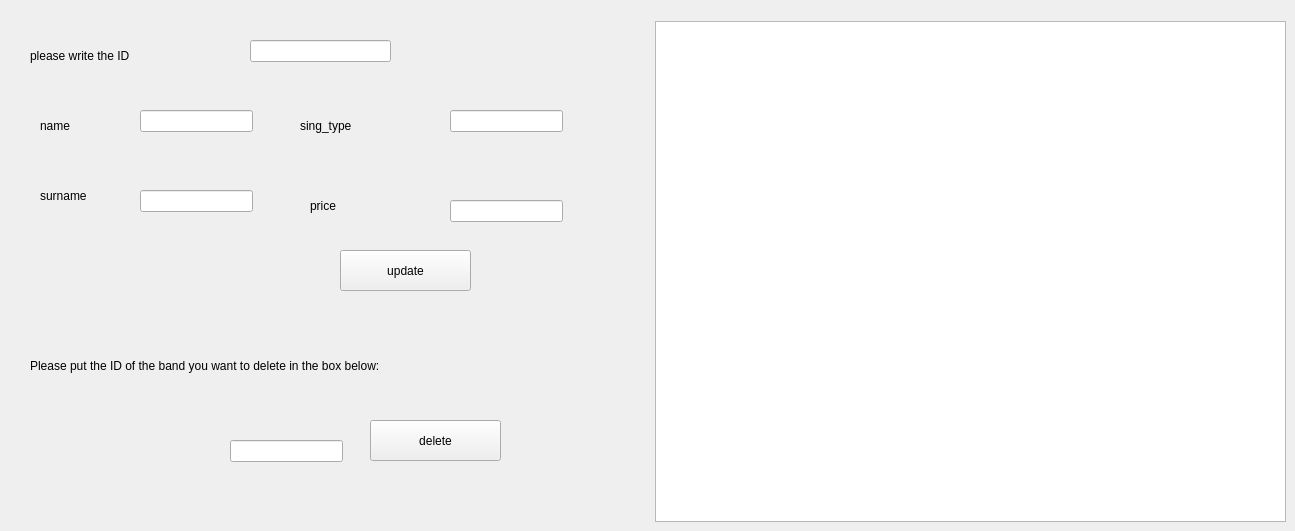
     <widget class="QWidget" name="tab_10">
      <attribute name="title">
       <string>update singer</string>
      </attribute>
      <widget class="QLabel" name="label_28">
       <property name="geometry">
        <rect>
         <x>30</x>
         <y>40</y>
         <width>261</width>
         <height>31</height>
        </rect>
       </property>
       <property name="text">
        <string>please write the ID</string>
       </property>
      </widget>
      <widget class="QLineEdit" name="LineEdit_10">
       <property name="geometry">
        <rect>
         <x>250</x>
         <y>40</y>
         <width>141</width>
         <height>22</height>
        </rect>
       </property>
      </widget>
      <widget class="QLabel" name="label_29">
       <property name="geometry">
        <rect>
         <x>40</x>
         <y>110</y>
         <width>56</width>
         <height>31</height>
        </rect>
       </property>
       <property name="text">
        <string>name</string>
       </property>
      </widget>
      <widget class="QLabel" name="label_30">
       <property name="geometry">
        <rect>
         <x>40</x>
         <y>180</y>
         <width>91</width>
         <height>31</height>
        </rect>
       </property>
       <property name="text">
        <string>surname</string>
       </property>
      </widget>
      <widget class="QLabel" name="label_price">
       <property name="geometry">
        <rect>
         <x>300</x>
         <y>110</y>
         <width>121</width>
         <height>31</height>
        </rect>
       </property>
       <property name="text">
        <string>sing_type</string>
       </property>
      </widget>
      <widget class="QLineEdit" name="LineEdit_11">
       <property name="geometry">
        <rect>
         <x>140</x>
         <y>110</y>
         <width>113</width>
         <height>22</height>
        </rect>
       </property>
      </widget>
      <widget class="QLineEdit" name="LineEdit_12">
       <property name="geometry">
        <rect>
         <x>140</x>
         <y>190</y>
         <width>113</width>
         <height>22</height>
        </rect>
       </property>
      </widget>
      <widget class="QLineEdit" name="LineEdit_13">
       <property name="geometry">
        <rect>
         <x>450</x>
         <y>110</y>
         <width>113</width>
         <height>22</height>
        </rect>
       </property>
      </widget>
      <widget class="QPushButton" name="pushButton_22">
       <property name="geometry">
        <rect>
         <x>340</x>
         <y>250</y>
         <width>131</width>
         <height>41</height>
        </rect>
       </property>
       <property name="text">
        <string>update</string>
       </property>
      </widget>
      <widget class="QLineEdit" name="lineEdit_price">
       <property name="geometry">
        <rect>
         <x>450</x>
         <y>200</y>
         <width>113</width>
         <height>22</height>
        </rect>
       </property>
      </widget>
      <widget class="QLabel" name="label_31">
       <property name="geometry">
        <rect>
         <x>310</x>
         <y>190</y>
         <width>71</width>
         <height>31</height>
        </rect>
       </property>
       <property name="text">
        <string>price</string>
       </property>
      </widget>
      <widget class="QLabel" name="label_27">
       <property name="geometry">
        <rect>
         <x>30</x>
         <y>350</y>
         <width>671</width>
         <height>31</height>
        </rect>
       </property>
       <property name="text">
        <string>Please put the ID of the band you want to delete in the box below:</string>
       </property>
      </widget>
      <widget class="QLineEdit" name="LineEdit_key">
       <property name="geometry">
        <rect>
         <x>230</x>
         <y>440</y>
         <width>113</width>
         <height>22</height>
        </rect>
       </property>
      </widget>
      <widget class="QPushButton" name="pushButton_21">
       <property name="geometry">
        <rect>
         <x>370</x>
         <y>420</y>
         <width>131</width>
         <height>41</height>
        </rect>
       </property>
       <property name="text">
        <string>delete</string>
       </property>
      </widget>
      <widget class="QTableView" name="table_singer1">
       <property name="geometry">
        <rect>
         <x>655</x>
         <y>21</y>
         <width>631</width>
         <height>501</height>
        </rect>
       </property>
      </widget>
     </widget>
